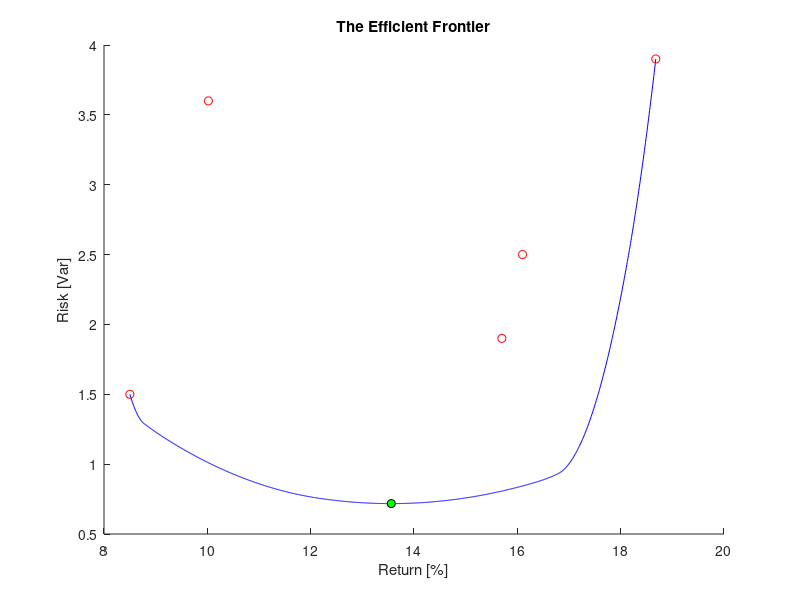

This figure's MATLAB source: (Note: this script raises an error after producing the figure.)
% RUN SECTION BY SECTION : variable names might repeat
close all
%% Given Variables: Asset returns, target portfolio return, assets covariance
returns = [16.1, 8.5, 15.7, 10.02, 18.68]; 
R = 12; 
covariance = [2.5 .93 .62 .74 -.23;
              0.93 1.5 0.22 0.56 0.26;
              .62  .22 1.9  .78  -0.27;
              .74 .56 .78 3.6 -0.56;
              -0.23 0.26 -0.27 -0.56 3.9];  

%% Setting up variables according to quadprog() documentation
H = covariance;
f = []; %f is not used, hence [] the empty brace

% This constraint allows us to specify our target return
A1 = returns;
b1 = R;

% This constraints makes portfolio weights (x) equal to 1
A2 = [1,1,1,1,1];
b2 = 1;

% Combining the above 2 equality constraints into 1; to make quadprog happy 
Aeq = [A1; A2];
beq = [b1; b2];

% Inequality constraint to disallow short-selling
Aineq = -eye(5);
bineq = zeros(5,1); 


%% Solving
%optimal port. weights found by quadprog
x = quadprog( H, f, Aineq, bineq, Aeq, beq); 

%Calculating portfolio variance (i.e., inherent risk of portfolio)
port_risk = x'*covariance*x;

%% Computing the efficient frontier

Rs = min(returns):0.01:max(returns);
port_risks = zeros(length(Rs),1);
options = optimset('Display', 'off');

for i = 1:length(Rs)
beq = [Rs(i); b2];
x = quadprog( H, f, Aineq, bineq, Aeq, beq,[],[],[],options); 
port_risks(i) = x'*covariance*x;
end

%% Plotting the efficient frontier
figure;
hold on
opt_return1 = Rs(port_risks==min(port_risks));
opt_risk1 = min(port_risks);
plot(Rs,port_risks,'b', returns, diag(covariance),'ro')
plot(opt_return1,opt_risk1 ,'ko','MarkerFaceColor', 'g')
title('The Efficient Frontier')
xlabel('Return [%]')
ylabel('Risk [Var]')
hold off


%% Bi-criterion Optimization %%%%%%%%%%%%%%%%%%%%%%%%%%
H = covariance;
f = -returns; %f is not used, hence [] the empty brace

% This constraints makes portfolio weights (x) equal to 1
Aeq = [1,1,1,1,1];
beq = 1;

% Inequality constraint to disallow short-selling
Aineq = -eye(5);
bineq = zeros(5,1); 


%% Solving for different alpha with and without short-selling
trials = 100;
x_short = zeros(trials,5);
x_nonshort = zeros(trials,5);
x_shortOwn = zeros(trials,5);
x_nonshortOwn = zeros(trials,5);
alphas = 1:1:trials;
alphas = alphas./(trials+1);
port_risk_short = zeros(trials,1);
port_risk_nonshort = zeros(trials,1);
port_return_short = zeros(trials,1);
port_return_nonshort = zeros(trials,1);

x0 = zeros(5,1);
s0 = ones(2*5,1);
y0 = ones(length(beq),1);
z0 = ones(2*5,1);

%optimal port. weights found by quadprog
for i = 1:trials
    x_nonshort(i,:) = quadprog( alphas(i).*H, (1-alphas(i)).*f', Aineq, bineq, Aeq, beq,[],[],[],options); 
    x_nonshortOwn(i,:) = primalDualInteriorMethod_box(alphas(i).*H, (1-alphas(i)).*f',Aeq',beq,zeros(5,1),ones(5,1),x0,y0,z0,s0);
    x_short(i,:) = quadprog( alphas(i).*H, (1-alphas(i)).*f', [], [], Aeq, beq,[],[],[],options); 
    x_shortOwn(i,:) = EqualityQPSolver(alphas(i).*H, (1-alphas(i)).*f',Aeq', beq, "rangespace");
    
    port_risk_short(i,:) = x_short(i,:)*covariance*x_short(i,:)';
    port_risk_nonshort(i,:) = x_nonshort(i,:)*covariance*x_nonshort(i,:)';
    
    port_return_short(i,:) = -f*x_short(i,:)';
    port_return_nonshort(i,:) = -f*x_nonshort(i,:)';
end



%% Plot the portfolios
figure
hold on
plot(port_return_short,port_risk_short,'b', returns, diag(covariance),'ro')
title('The Bi-Criterion when shorting is allowed')
xlabel('Return [%]')
ylabel('Risk [Var]')
hold off

figure
hold on
plot(port_return_nonshort,port_risk_nonshort,'b', returns, diag(covariance),'ro')
title('The Bi-Criterion when shorting is not allowed')
xlabel('Return [%]')
ylabel('Risk [Var]')
hold off

%% Introducing a risk free security with return 0 %%%%%%%%%%%%%%%%%%%%%%%%%%
returns = [16.1, 8.5, 15.7, 10.02, 18.68]; 
covariance = [2.5 .93 .62 .74 -.23;
              0.93 1.5 0.22 0.56 0.26;
              .62  .22 1.9  .78  -0.27;
              .74 .56 .78 3.6 -0.56;
              -0.23 0.26 -0.27 -0.56 3.9];  
          
returns = [returns, 0];

covariance = [covariance, zeros(5,1)];
covariance = [covariance; zeros(1,6)];

H = covariance;
f = []; %f is not used, hence [] the empty brace

% This constraint allows us to specify our target return
A1 = returns;
b1 = min(A1);

% This constraints makes portfolio weights (x) equal to 1
A2 = [1,1,1,1,1,1];
b2 = 1;

% Combining the above 2 equality constraints into 1; to make quadprog happy 
Aeq = [A1; A2];
beq = [b1; b2];

% Inequality constraint to disallow short-selling
Aineq = -eye(6);
bineq = zeros(6,1); 
%% Computing the efficient frontier with a risk-free asset 

Rs_free = min(returns):0.01:max(returns);
port_risks_free = zeros(length(Rs_free),1);

for i = 1:length(Rs_free)
beq = [Rs_free(i); b2];
x = quadprog( H, f, Aineq, bineq, Aeq, beq,[],[],[],options); 
port_risks_free(i) = x'*covariance*x;
end

%% Plotting the efficient frontier with a risk-free asset 
figure
hold on
plot(Rs_free,port_risks_free,'b', returns, diag(covariance),'ro')
title('The Efficient Frontier')
xlabel('Return [%]')
ylabel('Risk [Var]')
hold off

%% Finding the optimum for R=14

beq = [14; b2];
x = quadprog( H, f, Aineq, bineq, Aeq, beq); 
opt_risk2 = x'*covariance*x;


%% Ploting
figure
hold on
opt_return2 = 14;
plot(Rs_free,port_risks_free,'b', returns, diag(covariance),'mo')
plot(Rs,port_risks,'r')
p1 = plot(opt_return2, opt_risk2,'ko','MarkerFaceColor', 'g');
p2 = plot(opt_return1, opt_risk1,'ko','MarkerFaceColor', 'k');
title('Comparison of Efficient Frontiers')
xlabel('Return [%]')
ylabel('Risk [Var]')
legend([p1,p2],{'E[R]=14 with risk free asset','Optimal Var[R] from ex1'},'Location','northwest') 
hold off



